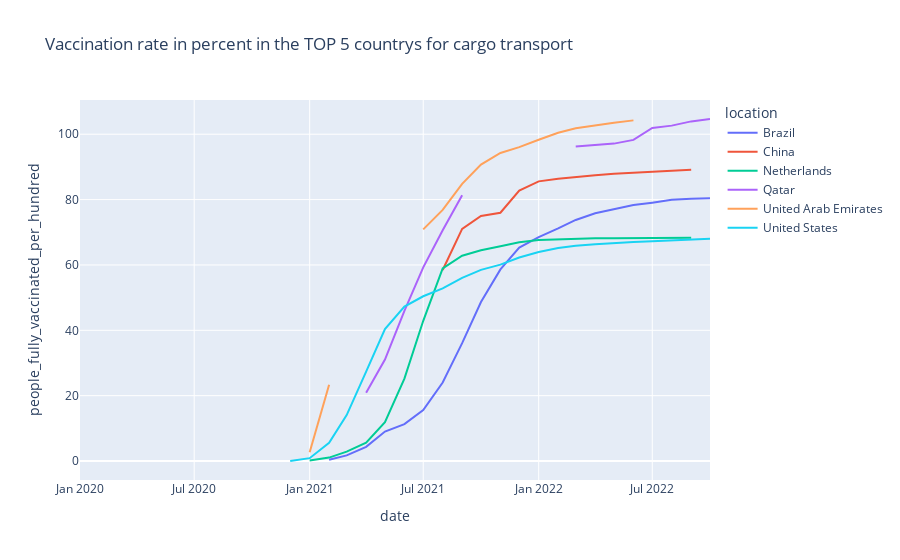

Notebook source saved alongside this figure:
### Code cell
fig = px.line(cargo_filtered_covid_data, x='date', y= 'people_fully_vaccinated_per_hundred' ,color='location',
                title= 'Vaccination rate in percent in the TOP 5 countrys for cargo transport')

fig.show()

### Figure 1 — Plotly figure (JSON) as saved in the notebook; plotly's stock layout.template omitted (floating-point values rounded to 4 significant figures)
{"data": [{"hovertemplate": "location=Brazil<br>date=%{x}<br>people_fully_vaccinated_per_hundred=%{y}<extra></extra>", "legendgroup": "Brazil", "line": {"color": "#636efa", "dash": "solid"}, "marker": {"symbol": "circle"}, "mode": "lines", "name": "Brazil", "orientation": "v", "showlegend": true, "type": "scatter", "x": ["2020-02", "2020-03", "2020-04", "2020-05", "2020-06", "2020-07", "2020-08", "2020-09", "2020-10", "2020-11", "2020-12", "2021-01", "2021-02", "2021-03", "2021-04", "2021-05", "2021-06", "2021-07", "2021-08", "2021-09", "2021-10", "2021-11", "2021-12", "2022-01", "2022-02", "2022-03", "2022-04", "2022-05", "2022-06", "2022-07", "2022-08", "2022-09", "2022-10"], "xaxis": "x", "y": [null, null, null, null, null, null, null, null, null, null, null, null, 0.3604, 1.719, 4.35, 9.021, 11.31, 15.61, 24.03, 36.06, 48.64, 58.64, 65.3, 68.51, 71.17, 73.76, 75.83, 77.04, 78.32, 79.05, 79.92, 80.24, 80.4], "yaxis": "y"}, {"hovertemplate": "location=China<br>date=%{x}<br>people_fully_vaccinated_per_hundred=%{y}<extra></extra>", "legendgroup": "China", "line": {"color": "#EF553B", "dash": "solid"}, "marker": {"symbol": "circle"}, "mode": "lines", "name": "China", "orientation": "v", "showlegend": true, "type": "scatter", "x": ["2020-01", "2020-02", "2020-03", "2020-04", "2020-05", "2020-06", "2020-07", "2020-08", "2020-09", "2020-10", "2020-11", "2020-12", "2021-01", "2021-02", "2021-03", "2021-04", "2021-05", "2021-06", "2021-07", "2021-08", "2021-09", "2021-10", "2021-11", "2021-12", "2022-01", "2022-02", "2022-03", "2022-04", "2022-05", "2022-06", "2022-07", "2022-08", "2022-09", "2022-10"], "xaxis": "x", "y": [null, null, null, null, null, null, null, null, null, null, null, null, null, null, null, null, null, null, null, 58.44, 71.03, 74.97, 75.97, 82.73, 85.58, 86.39, 86.98, 87.44, 87.92, 88.28, 88.63, 88.95, 89.14, null], "yaxis": "y"}, {"hovertemplate": "location=Netherlands<br>date=%{x}<br>people_fully_vaccinated_per_hundred=%{y}<extra></extra>", "legendgroup": "Netherlands", "line": {"color": "#00cc96", "dash": "solid"}, "marker": {"symbol": "circle"}, "mode": "lines", "name": "Netherlands", "orientation": "v", "showlegend": true, "type": "scatter", "x": ["2020-02", "2020-03", "2020-04", "2020-05", "2020-06", "2020-07", "2020-08", "2020-09", "2020-10", "2020-11", "2020-12", "2021-01", "2021-02", "2021-03", "2021-04", "2021-05", "2021-06", "2021-07", "2021-08", "2021-09", "2021-10", "2021-11", "2021-12", "2022-01", "2022-02", "2022-03", "2022-04", "2022-05", "2022-06", "2022-07", "2022-08", "2022-09", "2022-10"], "xaxis": "x", "y": [null, null, null, null, null, null, null, null, null, null, null, 0.13, 1.052, 2.873, 5.598, 11.91, 25.21, 42.91, 58.91, 62.83, 64.47, 65.74, 66.97, 67.61, 67.86, 67.97, 68.15, 68.2, 68.24, 68.29, 68.31, 68.32, null], "yaxis": "y"}, {"hovertemplate": "location=Qatar<br>date=%{x}<br>people_fully_vaccinated_per_hundred=%{y}<extra></extra>", "legendgroup": "Qatar", "line": {"color": "#ab63fa", "dash": "solid"}, "marker": {"symbol": "circle"}, "mode": "lines", "name": "Qatar", "orientation": "v", "showlegend": true, "type": "scatter", "x": ["2020-02", "2020-03", "2020-04", "2020-05", "2020-06", "2020-07", "2020-08", "2020-09", "2020-10", "2020-11", "2020-12", "2021-01", "2021-02", "2021-03", "2021-04", "2021-05", "2021-06", "2021-07", "2021-08", "2021-09", "2021-10", "2021-11", "2021-12", "2022-01", "2022-02", "2022-03", "2022-04", "2022-05", "2022-06", "2022-07", "2022-08", "2022-09", "2022-10"], "xaxis": "x", "y": [null, null, null, null, null, null, null, null, null, null, null, null, null, null, 20.86, 31.05, 45.95, 59.26, 70.62, 81.33, null, null, null, null, null, 96.22, 96.8, 97.13, 98.27, 101.9, 102.6, 103.9, 104.7], "yaxis": "y"}, {"hovertemplate": "location=United Arab Emirates<br>date=%{x}<br>people_fully_vaccinated_per_hundred=%{y}<extra></extra>", "legendgroup": "United Arab Emirates", "line": {"color": "#FFA15A", "dash": "solid"}, "marker": {"symbol": "circle"}, "mode": "lines", "name": "United Arab Emirates", "orientation": "v", "showlegend": true, "type": "scatter", "x": ["2020-01", "2020-02", "2020-03", "2020-04", "2020-05", "2020-06", "2020-07", "2020-08", "2020-09", "2020-10", "2020-11", "2020-12", "2021-01", "2021-02", "2021-03", "2021-04", "2021-05", "2021-06", "2021-07", "2021-08", "2021-09", "2021-10", "2021-11", "2021-12", "2022-01", "2022-02", "2022-03", "2022-04", "2022-05", "2022-06", "2022-07", "2022-08", "2022-09", "2022-10"], "xaxis": "x", "y": [null, null, null, null, null, null, null, null, null, null, null, null, 2.67, 23.36, null, 40.97, null, null, 70.89, 76.86, 84.8, 90.73, 94.25, 96.06, 98.33, 100.5, 101.8, 102.8, 103.5, 104.2, null, null, null, null], "yaxis": "y"}, {"hovertemplate": "location=United States<br>date=%{x}<br>people_fully_vaccinated_per_hundred=%{y}<extra></extra>", "legendgroup": "United States", "line": {"color": "#19d3f3", "dash": "solid"}, "marker": {"symbol": "circle"}, "mode": "lines", "name": "United States", "orientation": "v", "showlegend": true, "type": "scatter", "x": ["2020-01", "2020-02", "2020-03", "2020-04", "2020-05", "2020-06", "2020-07", "2020-08", "2020-09", "2020-10", "2020-11", "2020-12", "2021-01", "2021-02", "2021-03", "2021-04", "2021-05", "2021-06", "2021-07", "2021-08", "2021-09", "2021-10", "2021-11", "2021-12", "2022-01", "2022-02", "2022-03", "2022-04", "2022-05", "2022-06", "2022-07", "2022-08", "2022-09", "2022-10"], "xaxis": "x", "y": [null, null, null, null, null, null, null, null, null, null, null, 0.005263, 0.8739, 5.577, 14.07, 27.37, 40.36, 47.25, 50.42, 52.83, 56.04, 58.49, 60.08, 62.29, 63.96, 65.2, 65.84, 66.3, 66.7, 67.02, 67.27, 67.56, 67.82, 68.03], "yaxis": "y"}], "layout": {"legend": {"title": {"text": "location"}, "tracegroupgap": 0}, "title": {"text": "Vaccination rate in percent in the TOP 5 countrys for cargo transport"}, "xaxis": {"anchor": "y", "domain": [0, 1], "title": {"text": "date"}}, "yaxis": {"anchor": "x", "domain": [0, 1], "title": {"text": "people_fully_vaccinated_per_hundred"}}}}
